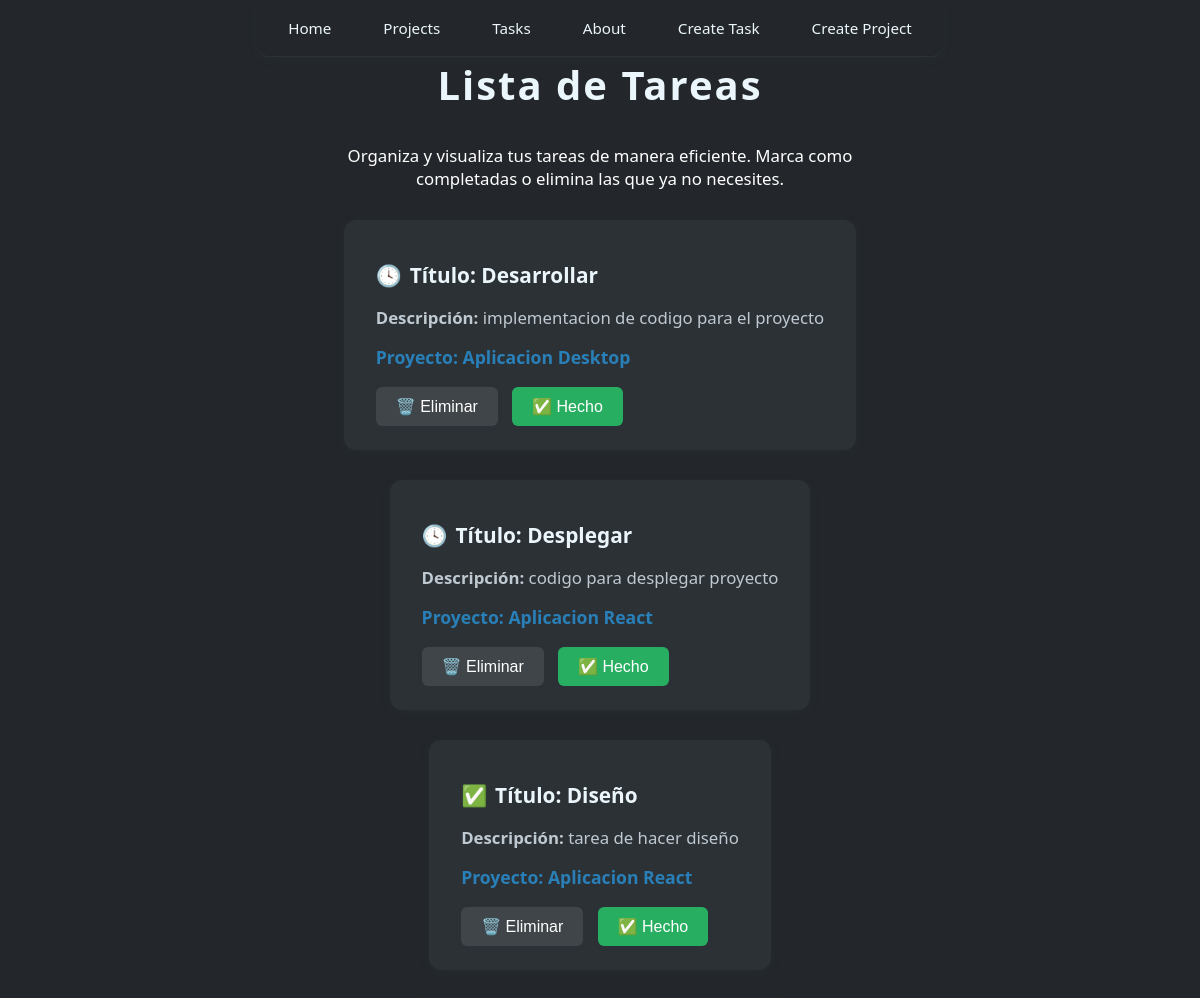
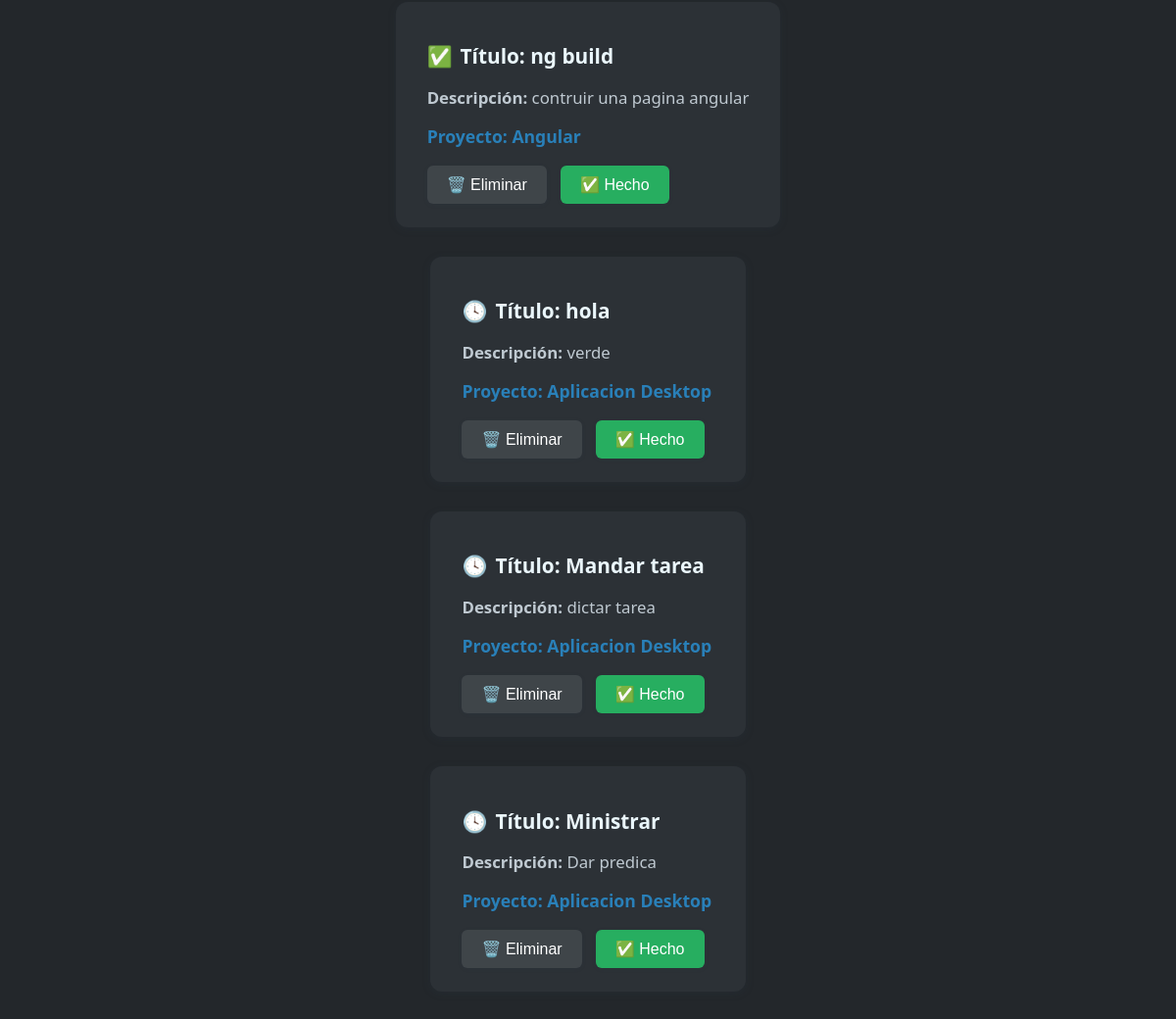
/tasks/, run on the app's committed database (2 pictures, top to bottom).
### myapp/models.py (models this page shows, shortened)
class Task(models.Model):
    title = models.CharField(max_length=100)
    description = models.TextField()
    project = models.ForeignKey(Project, on_delete=models.CASCADE)
    done = models.BooleanField(default=False)

class Project(models.Model):
    name = models.CharField(max_length=100)

### myapp/views.py (the view)
# urls.py: path('tasks/', views.tasks, name='tasks'),
def tasks(request):
    tasks = Task.objects.all()
    return render(request, "tasks/task.html", {"tasks": tasks})

### myapp/templates/tasks/task.html (shortened to what this page needs)
{% extends "layouts/base.html" %}
{% block content %}
{% load static %}
{% block extra_head %}
<link rel="stylesheet" href="{% static 'styles/task.css' %}">
{% endblock %}
<h1>Lista de Tareas</h1>
<p style="text-align:center; max-width:600px; margin:0 auto 30px; color:#fff;">
    Organiza y visualiza tus tareas de manera eficiente. Marca como completadas o elimina las que ya no necesites.
</p>
{% for task in tasks %}
    <article>
        <h2>
            {% if task.done == False %}
                <span title="Pendiente">🕓</span>
            {% else %}
                <span title="Completada">✅</span>
            {% endif %}
            <span>Título: {{ task.title }}</span>
        </h2>
        <p><strong>Descripción:</strong> {{ task.description }}</p>
        <h2 style="font-size:1.1rem; color:#2980b9;">
            Proyecto: {{ task.project.name }}
        </h2>
        <div style="margin-top:18px;">
            <button title="Eliminar">🗑️ Eliminar</button>
            <button title="Marcar como completada">✅ Hecho</button>
        </div>
    </article>
{% empty %}
    <article>
        <h2 style="color:#e74c3c;">No hay tareas registradas.</h2>
        <p>¡Agrega una nueva tarea para comenzar!</p>
    </article>
{% endfor %}
{% endblock content %}

### myapp/templates/layouts/base.html (shortened to what this page needs)
{% load static %}
<!DOCTYPE html>
<html lang="en">
<head>
    <link rel="stylesheet" href="{% static 'styles/style.css' %}">
    {% block extra_head %}{% endblock extra_head %}
</head>
<body>
    <nav>
    <ul>
        <li><a href="{% url 'index' %}">Home</a></li>
        <li><a href="{% url 'projects' %}">Projects</a></li>
        <li><a href="{% url 'tasks' %}">Tasks</a></li>
        <li><a href="{% url 'about' %}">About</a></li>
        <li><a href="{% url 'create_task' %}">Create Task</a></li>
        <li><a href="{% url 'create_project' %}">Create Project</a></li>
    </ul>
</nav>
{% block content %}{% endblock content %}
</body>
</html>

### myapp/static/styles/style.css (style rules this page uses)
body { font-family: 'Poppins', sans-serif; background: linear-gradient(120deg, #23272b 0%, #2c3136 100%); color: #eaf6fb; margin: 0; padding: 0; box-sizing: border-box; font-size: 16px; }
nav { background: #23272b; color: #eaf6fb; padding: 15px 30px; display: flex; justify-content: space-around; align-items: center; border-bottom: 1px solid #2c3136; box-shadow: 0 2px 8px rgba(44, 62, 80, 0.18); min-height: 60px; font-size: 1.1rem; border-radius: 0 0 12px 12px; transition: padding 0.3s, font-size 0.3s, min-height 0.3s; }
nav.shrink { padding: 8px 15px; min-height: 40px; font-size: 0.95rem; }
nav ul { list-style: none; padding: 0; margin: 0; display: flex; gap: 20px; }
nav ul li a { color: #eaf6fb; text-decoration: none; font-weight: 500; padding: 8px 15px; border-radius: 20px; transition: background-color 0.3s, color 0.3s, transform 0.3s; border: 1px solid transparent; }
h1, h2, h3, h4, h5, h6 { color: #eaf6fb; margin-bottom: 1rem; }
a { color: #4dabf7; text-decoration: none; }
.btn, button { background-color: #3f4549; color: #fff; padding: 10px 20px; border: none; border-radius: 6px; cursor: pointer; transition: background-color 0.3s, transform 0.2s; text-decoration: none; box-shadow: 0 1px 4px rgba(44, 62, 80, 0.12); }

### myapp/static/styles/task.css (style rules this page uses)
body { background: #23272b; font-family: 'Segoe UI', Arial, sans-serif; margin: 0; padding: 0; display: flex; flex-direction: column; align-items: center; justify-content: flex-start; min-height: 100vh; }
h1 { text-align: center; color: #eaf6fb; margin-top: 0; margin-bottom: 2rem; font-size: 2.5rem; letter-spacing: 2px; }
article { background: #2c3136; border-radius: 12px; box-shadow: 0 2px 8px rgba(44, 62, 80, 0.18); margin: 0 auto 30px auto; padding: 24px 32px; max-width: 600px; transition: box-shadow 0.2s; }
h2 { color: #eaf6fb; margin-bottom: 10px; font-size: 1.3rem; display: flex; align-items: center; gap: 8px; }
p { color: #bfc9d1; font-size: 1.05rem; margin-bottom: 16px; }
button { background-color: #3f4549; color: #fff; padding: 10px 20px; border: none; border-radius: 6px; margin-right: 10px; font-size: 1rem; cursor: pointer; transition: background-color 0.3s ease, transform 0.2s; text-decoration: none; box-shadow: 0 1px 4px rgba(44, 62, 80, 0.12); }
button:last-child { background-color: #27ae60; }

### data on the page
Task: title "Desarrollar", description "implementacion de codigo para el proyecto", project.name "Aplicacion Desktop"
Task: title "Desplegar", description "codigo para desplegar proyecto", project.name "Aplicacion React"
Task: title "Diseño", description "tarea de hacer diseño", project.name "Aplicacion React"
Task: title "ng build", description "contruir una pagina angular", project.name "Angular"
Task: title "hola", description "verde", project.name "Aplicacion Desktop"
Task: title "Mandar tarea", description "dictar tarea", project.name "Aplicacion Desktop"
Task: title "Ministrar", description "Dar predica", project.name "Aplicacion Desktop"
